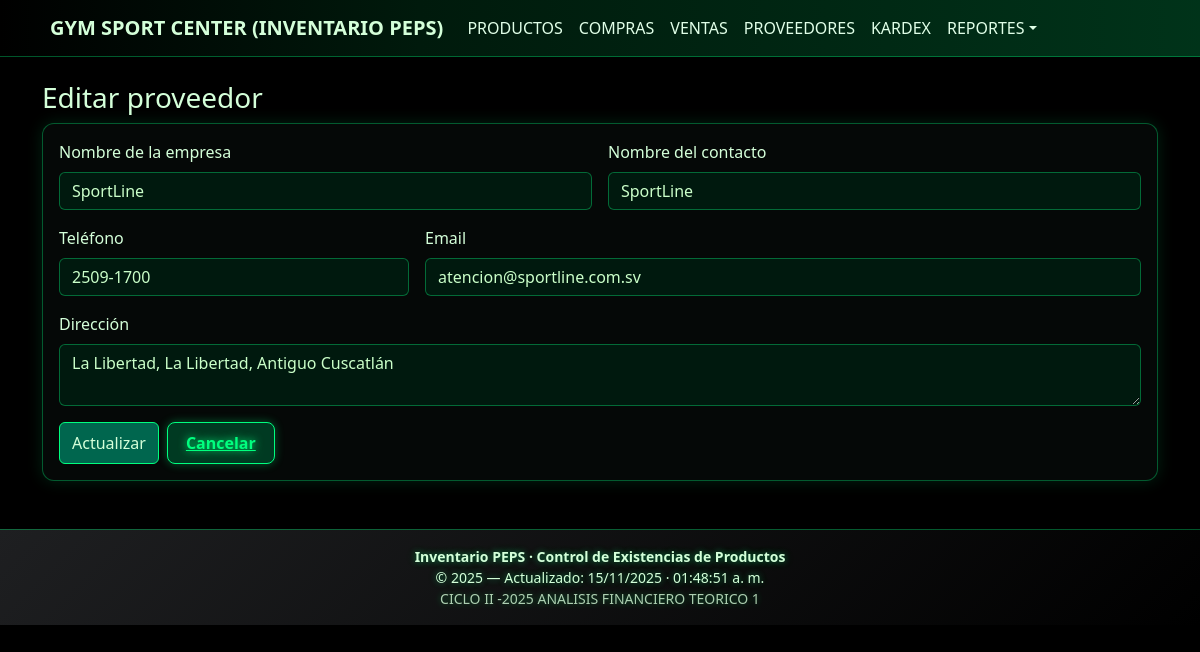
Screenshot of /index.php?controller=proveedores&action=editar&id=8 with the database file from the repository.
### tables this page shows
CREATE TABLE `proveedor` (
  `id` int(10) UNSIGNED NOT NULL,
  `nombre_empresa` varchar(150) NOT NULL,
  `contacto_nombre` varchar(150) DEFAULT NULL,
  `telefono` varchar(50) DEFAULT NULL,
  `email` varchar(150) DEFAULT NULL,
  `direccion` text DEFAULT NULL,
  `creado_en` timestamp NOT NULL DEFAULT current_timestamp()
);

### app/core/controller.php (called while the page is built, shortened)
<?php
class Controller {
  protected function view($view, $data = []) {
    extract($data);
    require __DIR__ . '/../views/layout/header.php';
    require __DIR__ . '/../views/' . $view . '.php';
    require __DIR__ . '/../views/layout/footer.php';
  }
}

### index.php (called while the page is built, shortened)
<?php
require_once __DIR__ . '/app/core/controller.php';
$action = $_GET['action'] ?? 'index';
$controller = new $controllerClass();
$controller->$action();

### app/models/Proveedor.php (called while the page is built, shortened)
<?php
class Proveedor {
    public static function find($id) {
        $pdo = Database::getInstance();
        $stmt = $pdo->prepare("SELECT * FROM proveedor WHERE id = ?");
        $stmt->execute([$id]);
        return $stmt->fetch();
    }
}

### app/views/proveedores/editar.php (the view)
<h3>Editar proveedor</h3>
<form method="post" class="card card-body">
  <div class="row g-3">
    <div class="col-md-6">
      <label class="form-label">Nombre de la empresa</label>
      <input
        name="nombre_empresa"
        class="form-control"
        value="<?php echo htmlspecialchars($proveedor['nombre_empresa']); ?>"
        required>
    </div>
    <div class="col-md-6">
      <label class="form-label">Nombre del contacto</label>
      <input
        name="contacto_nombre"
        class="form-control"
        value="<?php echo htmlspecialchars($proveedor['contacto_nombre']); ?>"
        required>
    </div>
    <div class="col-md-4">
      <label class="form-label">Teléfono</label>
      <input
        name="telefono"
        class="form-control"
        value="<?php echo htmlspecialchars($proveedor['telefono']); ?>">
    </div>
    <div class="col-md-8">
      <label class="form-label">Email</label>
      <input
        type="email"
        name="email"
        class="form-control"
        value="<?php echo htmlspecialchars($proveedor['email']); ?>">
    </div>
    <div class="col-12">
      <label class="form-label">Dirección</label>
      <textarea
        name="direccion"
        class="form-control"
        rows="2"><?php echo htmlspecialchars($proveedor['direccion']); ?></textarea>
    </div>
  </div>
  <div class="mt-3 d-flex gap-2">
    <button class="btn btn-primary">Actualizar</button>
<a href="index.php" class="btn-volver">Cancelar</a>
  </div>
</form>

### public/css/styles.css (style rules this page uses)
body, html { background-color: #000000 !important; color: #d4ffd9 !important; font-family: "Segoe UI", sans-serif; }
body, html, .card, .card * , .table, * , .form-control, .form-control *, .navbar, .navbar *, .dropdown-menu, .dropdown-item, label, p, span, h1, h2, h3, h4, h5, h6 { color: #d4ffd9 !important; }
.card { background-color: #050807 !important; border-radius: 12px !important; border: 1px solid #00ff7f55 !important; box-shadow: 0 0 16px #00ff7f22 !important; color: #d4ffd9 !important; }
.form-control, .form-select { background-color: #00190e !important; color: #caffc9 !important; border: 1px solid #00ff7f66 !important; }
::placeholder { color: #59ff9a !important; }
.btn-primary { background: #00664e !important; border-color: #00ff7f !important; }
html, body { height: 100%; }
.btn-volver { background: #003a22 !important; color: #00ff7f !important; border: 1px solid #00ff7f !important; padding: 8px 18px !important; font-weight: bold; border-radius: 8px; text-shadow: 0 0 8px #00ff7f; box-shadow: 0 0 10px #00ff7f55; transition: all 0.2s ease-in-out; }

### rows the page displays
proveedor: nombre_empresa "SportLine", contacto_nombre "SportLine", telefono "2509-1700", email "atencion@sportline.com.sv", direccion "La Libertad, La Libertad, Antiguo Cuscatlán"
